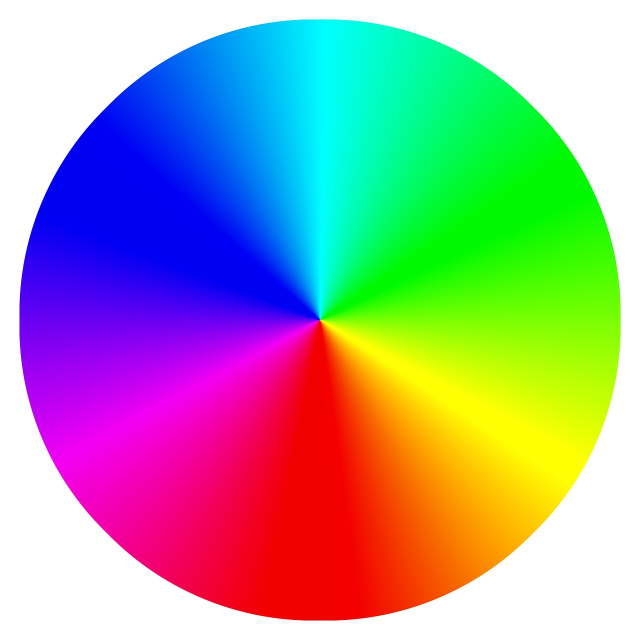
#> input picture Input_Images/Image_005.jpg, 1280 x 1280 px (shown at 1/2 size)
$ python HSV_Hue_Range_Adjustment.py
#> lines starting #> are read from the running program, lines starting #| are printed output that depends on the picture; after the words box and inside, x2 and y2 are one past the last pixel; in counts of white or black regions, pixels touching at a corner belong together
#> in main, input_image is the input picture: shape (1280, 1280, 3); mean B, G, R 159.4, 161.2, 160.7
import cv2
import numpy as np
import os

# [23 lines of commented-out code are left out]
INPUT_FOLDER = "Input_Images"        # Input directory
OUTPUT_FOLDER = "Output_Images"       # Output directory

INPUT_IMAGE = "Image_005.jpg"        # Input image name
HUE = 0                             # Hue value
HUE_RANGE = 10                       # Hue range width

###############################################################################

"""
    Adjusts the hue range in an image in the HSV color space.

    Args:
        img_path (str): Path to the input image.
        h (int): Central hue value to be adjusted.
        x (int): Width of the hue range to be adjusted.

    Returns:
        numpy.ndarray: Resulting image with adjusted hues.
"""
def adjust_hue_range(img_path, h, x):
#> called with img_path = 'Input_Images/Image_005.jpg', h = 0, x = 10
    try:
        # Load the image in BGR format
        img = cv2.imread(img_path)

        # Check if the image was loaded successfully
        if img is None:
            raise FileNotFoundError("Error: Failed to load the image.")

        # Convert the image to HSV.
        img_hsv = cv2.cvtColor(img, cv2.COLOR_BGR2HSV)
#> img_hsv: shape (1280, 1280, 3); mean H, S, V 61.1, 177.7, 249.5

        # Convert h to the range [0, 180]
        h = h % 180

        # Calculate the lower and upper bounds for the hue range
        lower = np.array([max(0, h - x), 0, 0])
        upper = np.array([min(180, h + x), 255, 255])

        # Create a mask for hues in the specified range
        mask = cv2.inRange(img_hsv, lower, upper)
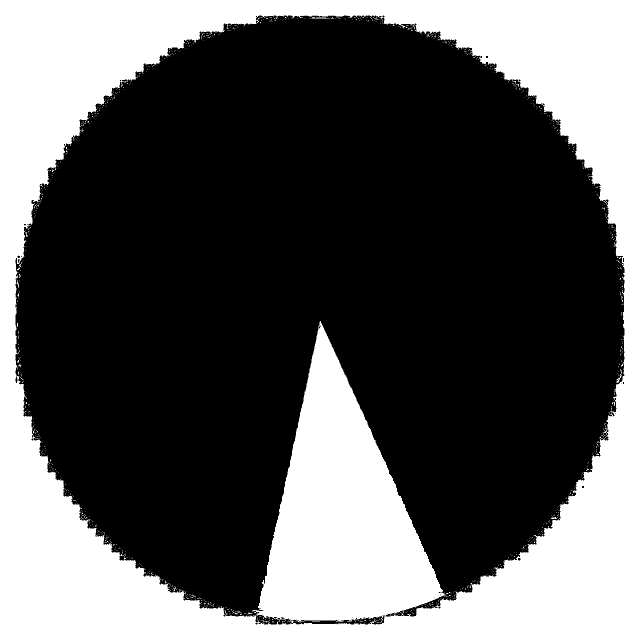
#> mask: shape (1280, 1280) (shown at 1/2 size); 34.9% white; 1055 white regions (1046 under 20 px), largest, box (x1, y1, x2, y2) and area: (0, 0, 1280, 1280) 569880, (1233, 740, 1244, 766) 66, (618, 33, 658, 37) 50

        img_hsv[mask > 0, 0] = (img_hsv[mask > 0, 0] + 90) % 180
#> img_hsv: shape (1280, 1280, 3); mean H, S, V 92.5, 177.7, 249.5

        # Convert the image back to the BGR color space
        img_result = cv2.cvtColor(img_hsv, cv2.COLOR_HSV2BGR)
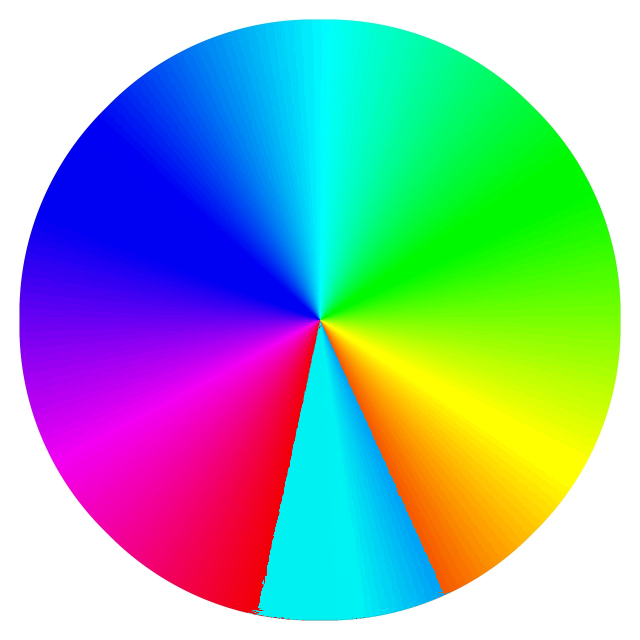
#> img_result: shape (1280, 1280, 3) (shown at 1/2 size); mean B, G, R 176.3, 175.4, 143.4

        return img_result
    except Exception as e:
        print(e)
        return None

"""
    Generates the output file name based on the input file name.

    Args:
        input_filename (str): Input file name.

    Returns:
        str: Output file name.
"""
def generate_output_filename(input_filename):
    # Get the file name without extension
    file_name_without_extension = os.path.splitext(input_filename)[0]
    return f"{file_name_without_extension}_output.jpg"

def main():
    try:
        # Input and output directories
        current_directory = os.getcwd()
        input_path = os.path.join(current_directory, INPUT_FOLDER, INPUT_IMAGE)
        output_path = os.path.join(current_directory, OUTPUT_FOLDER, generate_output_filename(INPUT_IMAGE))

        # Hue and hue range values
        h = HUE
        x = HUE_RANGE

        input_image = cv2.imread(input_path)
        output_image = adjust_hue_range(input_path, h, x)

        # Check if the output image was generated successfully
        if output_image is not None:

            # Resize the input and output images (optional)
            input_image = cv2.resize(input_image, (1024, 1024), interpolation=cv2.INTER_LINEAR)
#> input_image: shape (1024, 1024, 3)
            output_image = cv2.resize(output_image, (1024, 1024), interpolation=cv2.INTER_LINEAR)

            # Concatenate the input and output images horizontally
            combined_image = np.hstack((input_image, output_image))
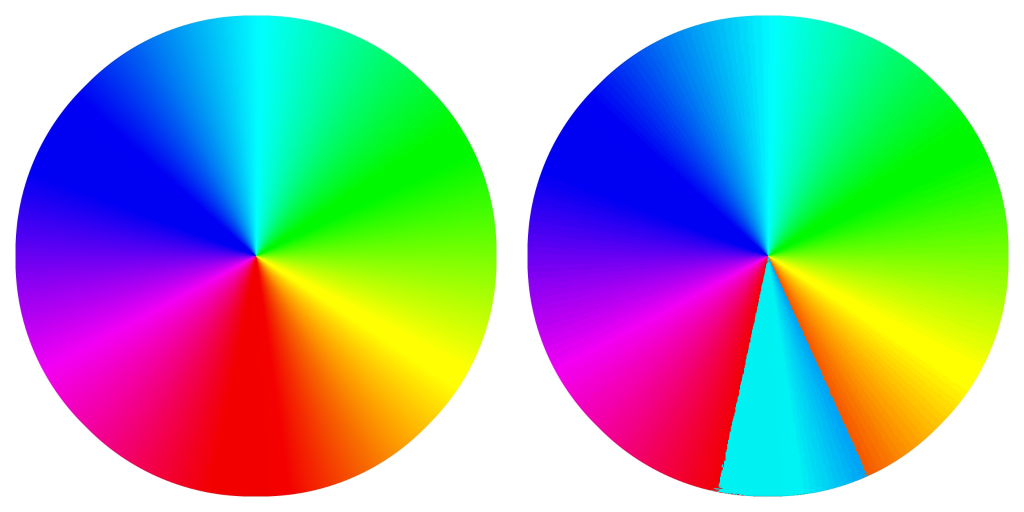
#> combined_image: shape (1024, 2048, 3) (shown at 1/2 size); mean B, G, R 167.8, 168.3, 152

            # Check and create output directories if necessary
            os.makedirs(os.path.join(current_directory, OUTPUT_FOLDER), exist_ok=True)

            # Set the size of the output window
            cv2.namedWindow("Input and Output Images", cv2.WINDOW_NORMAL)
            cv2.resizeWindow("Input and Output Images", 800, 800)

            # Display the combined image
            cv2.imshow("Input and Output Images", combined_image)

            # Wait for a key press
            cv2.waitKey(0)

            # Close the window
            cv2.destroyAllWindows()

            # Save the output image based on the input image name
            cv2.imwrite(output_path, output_image)

        else:
            print("Failed to generate the output image.")
    except Exception as e:
        print(e)

if __name__ == "__main__" :
    main()

$ run again, with Input_Images/Image_001.jpg copied over Input_Images/Image_005.jpg
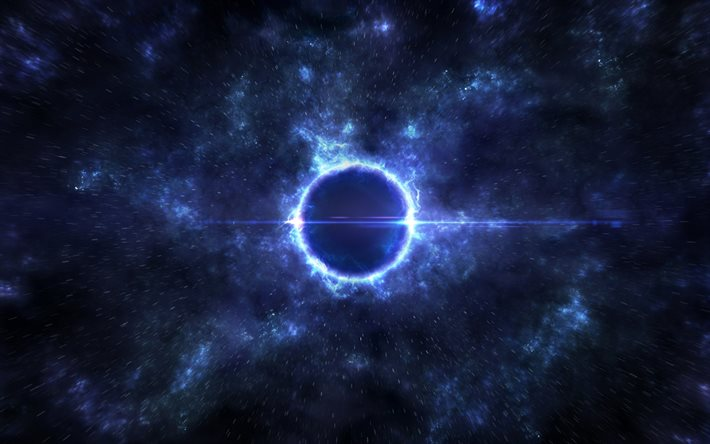
#> input picture Input_Images/Image_001.jpg, 710 x 444 px
#> in main, input_image is the input picture: shape (444, 710, 3); mean B, G, R 61.2, 32.3, 23.4
#> in adjust_hue_range, `mask = cv2.inRange(img_hsv, lower, upper)`:
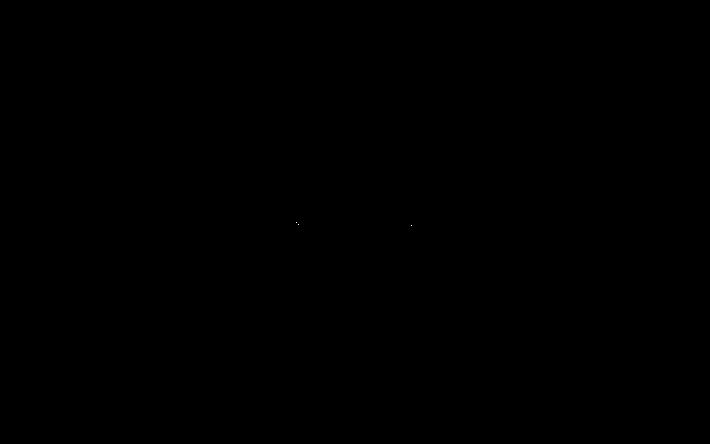
#> mask: shape (444, 710); 0% white in thin lines or dots, all inside (x1, y1, x2, y2) = (296, 222, 412, 226)
#> input_image: shape (1024, 1024, 3)
#> in main, `combined_image = np.hstack((input_image, output_image))`:
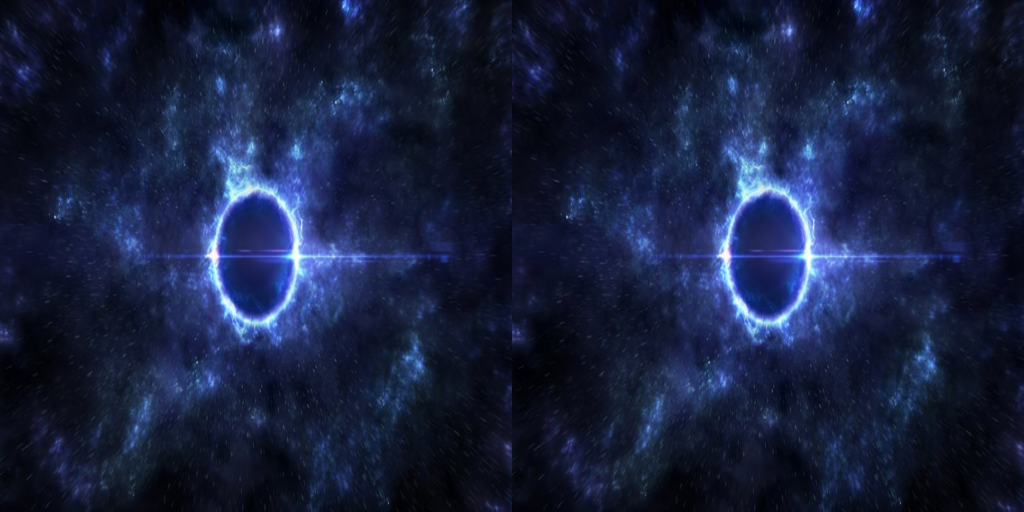
#> combined_image: shape (1024, 2048, 3) (shown at 1/2 size); mean B, G, R 61.1, 31.9, 23.1

$ run again, with Input_Images/Image_002.jpg copied over Input_Images/Image_005.jpg
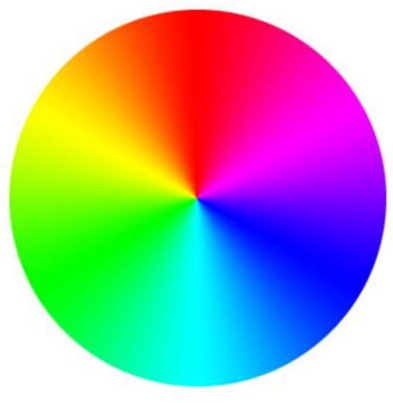
#> input picture Input_Images/Image_002.jpg, 393 x 403 px
#> in main, input_image is the input picture: shape (403, 393, 3); mean B, G, R 164.6, 163.8, 164.6
#> in adjust_hue_range, `mask = cv2.inRange(img_hsv, lower, upper)`:
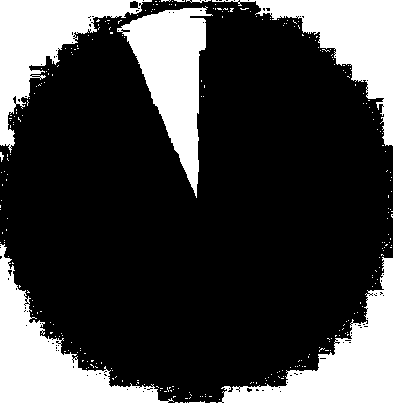
#> mask: shape (403, 393); 25.7% white; 291 white regions (284 under 20 px), largest, box (x1, y1, x2, y2) and area: (0, 244, 174, 403) 8690, (218, 257, 393, 403) 8419, (117, 6, 213, 198) 7995
#> input_image: shape (1024, 1024, 3)
#> in main, `combined_image = np.hstack((input_image, output_image))`:
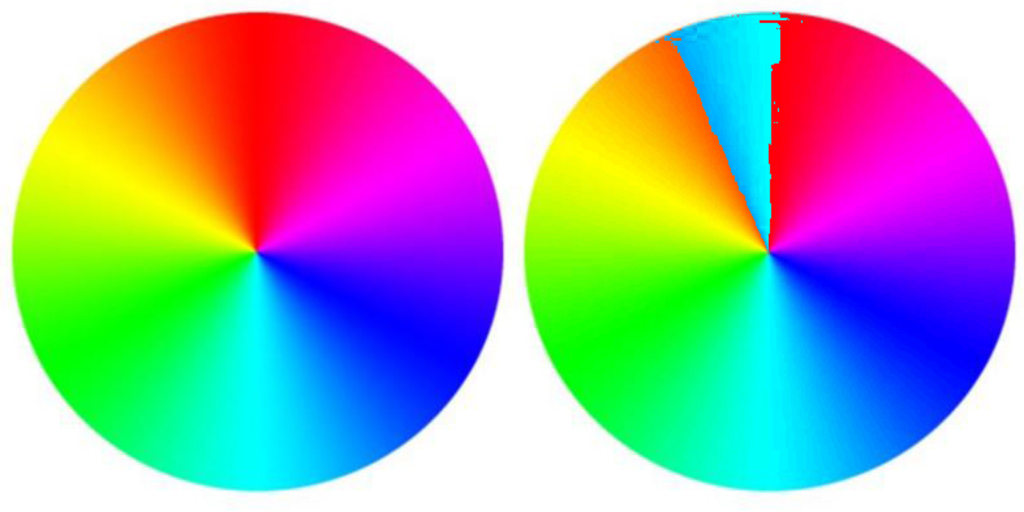
#> combined_image: shape (1024, 2048, 3) (shown at 1/2 size); mean B, G, R 170.7, 168.2, 158.1
